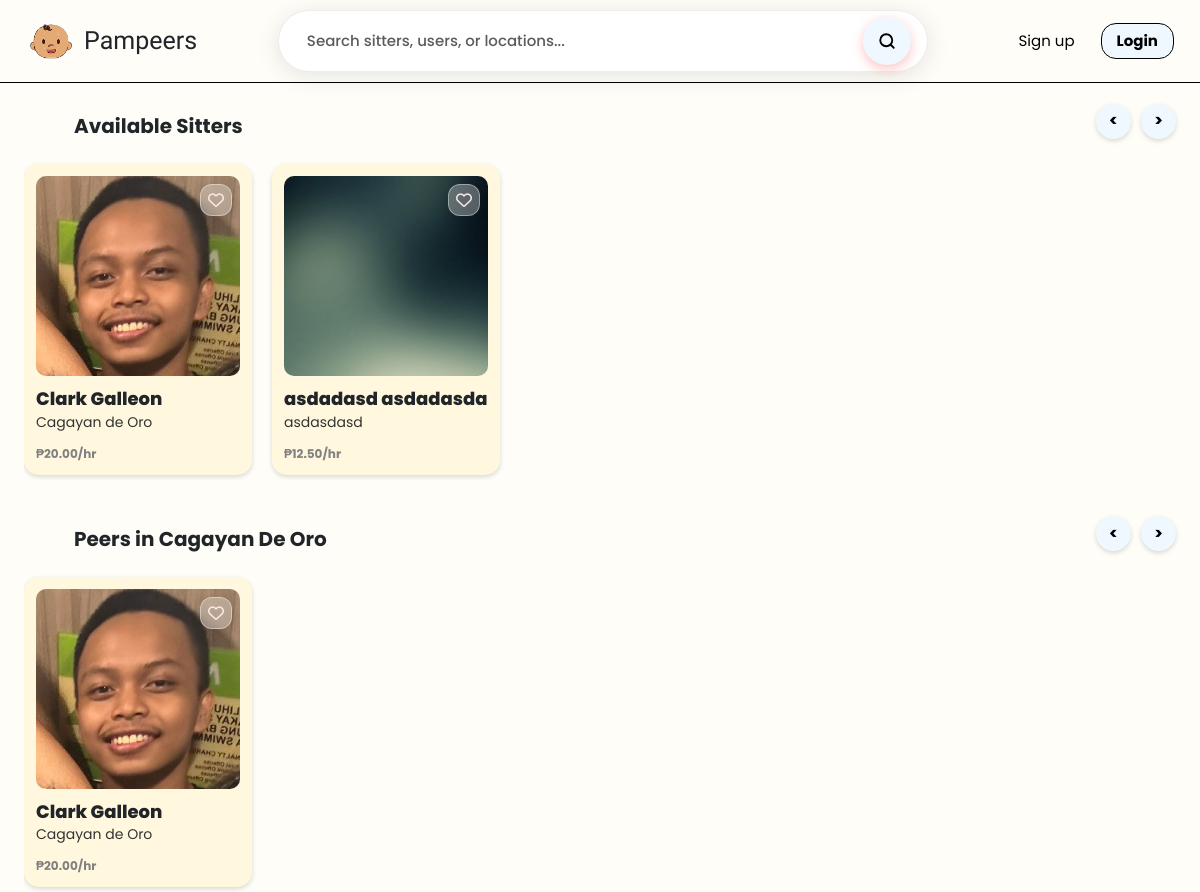
The app's page /public/guestDashboard.php with its own data.
### tables this page shows
CREATE TABLE `sitters` (
  `sitterID` int(11) NOT NULL,
  `uuid` char(36) NOT NULL,
  `userID` int(11) NOT NULL,
  `hourlyRate` decimal(10,2) NOT NULL DEFAULT 0.00,
  `experience` int(11) NOT NULL DEFAULT 0,
  `isAvailable` tinyint(1) NOT NULL DEFAULT 1,
  `ratingAverage` decimal(3,2) DEFAULT NULL,
  `verificationStatus` enum('pending','verified','rejected') NOT NULL DEFAULT 'pending',
  `createdAt` timestamp NOT NULL DEFAULT current_timestamp()
);

CREATE TABLE `users` (
  `id` int(11) NOT NULL,
  `uuid` char(36) NOT NULL,
  `firstName` varchar(100) NOT NULL,
  `middleName` varchar(100) DEFAULT NULL,
  `lastName` varchar(100) NOT NULL,
  `bio` text DEFAULT NULL,
  `suffix` varchar(10) DEFAULT NULL,
  `birthDate` date NOT NULL,
  `sex` enum('male','female','other') NOT NULL,
  `role` enum('guardian','sitter','admin') NOT NULL DEFAULT 'guardian',
  `contactNumber` varchar(20) NOT NULL,
  `emailAddress` varchar(150) NOT NULL,
  `username` varchar(100) NOT NULL,
  `password` varchar(255) NOT NULL,
  `streetAddress` varchar(255) NOT NULL,
  `barangay` varchar(255) NOT NULL,
  `cityMunicipality` varchar(255) NOT NULL,
  `province` varchar(255) NOT NULL,
  `country` varchar(255) NOT NULL,
  `zipCode` char(10) NOT NULL,
  `dateCreated` timestamp NOT NULL DEFAULT current_timestamp(),
  `profilePic` varchar(255) NOT NULL DEFAULT 'default.jpg',
  `isActive` tinyint(1) NOT NULL DEFAULT 1,
  `deactivatedAt` datetime DEFAULT NULL,
  `deletedAt` datetime DEFAULT NULL,
  `createdAt` datetime DEFAULT current_timestamp()
);

### public/guestDashboard.php (the view, shortened to what this page needs)
<?php
require_once __DIR__ . '/../app/config/config.php';
$sitters = [];
$sittersNear = [];
$userCity = "Cagayan De Oro";
try {
    $query = "SELECT s.sitterID, s.hourlyRate as rate, u.firstName, u.lastName, u.profilePic as img, u.cityMunicipality as city
              FROM sitters s
              JOIN users u ON s.userID = u.id
              WHERE s.verificationStatus = 'verified' AND u.isActive = 1 AND s.isAvailable = 1
              LIMIT 12";
    $res = $conn->query($query);
    while ($row = $res->fetch_assoc()) {
        $row['name'] = trim($row['firstName'] . ' ' . $row['lastName']);
        $sitters[] = $row;
    }
    $nearStmt = $conn->prepare("SELECT s.sitterID, s.hourlyRate as rate, u.firstName, u.lastName, u.profilePic as img, u.cityMunicipality as city
                                FROM sitters s
                                JOIN users u ON s.userID = u.id
                                WHERE s.verificationStatus = 'verified' AND u.isActive = 1 AND u.cityMunicipality = ?
                                LIMIT 8");
    $nearStmt->bind_param("s", $userCity);
    $nearStmt->execute();
    $resNear = $nearStmt->get_result();
    while ($row = $resNear->fetch_assoc()) {
        $row['name'] = trim($row['firstName'] . ' ' . $row['lastName']);
        $sittersNear[] = $row;
    }
} catch (Exception $e) {
}
?>
<!DOCTYPE html>
<html lang="en">
<head>
    <link rel="stylesheet" href="https://cdnjs.cloudflare.com/ajax/libs/font-awesome/6.5.1/css/all.min.css">
    <link href="https://cdn.jsdelivr.net/npm/bootstrap@5.3.3/dist/css/bootstrap.min.css" rel="stylesheet">
    <link rel="stylesheet" href="css/dashboard.css">
</head>
<body>
<header class="sticky-top custom-header">
    <div class="nav-container d-flex align-items-center justify-content-between px-3">
        <div class="d-flex align-items-center gap-2">
            <img src="/Pampeers/app/uploads/pampeerlogo.png" alt="logo" class="logo-img">
            <p class="brand m-0">Pampeers</p>
        </div>
        <div class="search-bar d-flex align-items-center justify-content-between px-3">
            <input
                type="text"
                id="search-input"
                class="form-control border-0 shadow-none bg-transparent"
                placeholder="Search sitters, users, or locations..."
                autocomplete="off"
            >
            <button class="search-btn" id="search-button">
                <svg xmlns="http://www.w3.org/2000/svg"
                    width="18"
                    height="18"
                    viewBox="0 0 24 24"
                    fill="none"
                    stroke="black"
                    stroke-width="2.5"
                    stroke-linecap="round"
                    stroke-linejoin="round">
                    <circle cx="11" cy="11" r="8"/>
                    <line x1="21" y1="21" x2="16.65" y2="16.65"/>
                </svg>
            </button>
        </div>
        <div class="right-side-p d-flex align-items-center gap-3">
            <a href="/Pampeers/public/register.php" class="signup-btn">Sign up</a>
            <button type="button" class="login-btn" data-bs-toggle="modal" data-bs-target="#staticBackdrop">Login</button>
        </div>
    </div>
</header>
<main class="container-fluid mt-2 px-4">
    <div class="d-flex justify-content-between align-items-center mb-2">
        <div class="section-title">Available Sitters</div>
        <div class="arrow-controls">
            <button class="arrow-btn" onclick="scrollCarousel('avail-carousel', -1)"> < </button>
            <button class="arrow-btn" onclick="scrollCarousel('avail-carousel', 1)"> > </button>
        </div>
    </div>
    <div class="carousel-wrapper" id="avail-carousel">
        <?php if (!empty($sitters)): ?>
            <?php foreach ($sitters as $peer): ?>
            <div class="carousel-card">
                <div class="small-card" style="cursor: pointer;" data-bs-toggle="modal" data-bs-target="#staticBackdrop">
                    <div class="card-img-container">
                        <button class="like-btn" onclick="event.stopPropagation();" data-bs-toggle="modal" data-bs-target="#staticBackdrop">
                            <i class="fa-regular fa-heart"></i>
                        </button>
                        <img src="../app/uploads/profiles/<?= !empty($peer['img']) ? htmlspecialchars($peer['img']) : 'default.jpg'; ?>" alt="Sitter">
                    </div>
                    <h6><?= htmlspecialchars($peer['name']) ?></h6>
                    <p class="city"><?= htmlspecialchars($peer['city']) ?></p>
                    <div class="d-flex justify-content-between align-items-center mt-2">
                        <p class="m-0 fw-bold">₱<?= htmlspecialchars($peer['rate']) ?>/hr</p>
                    </div>
                </div>
            </div>
            <?php endforeach; ?>
        <?php else: ?>
            <p class="text-center text-muted w-100">No available sitters found.</p>
        <?php endif; ?>
    </div>
    <div class="d-flex justify-content-between align-items-center mt-4 mb-2" id="nearby-header">
        <div class="section-title">Peers in <?= htmlspecialchars($userCity) ?></div>
        <div class="arrow-controls">
            <button class="arrow-btn" onclick="scrollCarousel('near-carousel', -1)"> < </button>
            <button class="arrow-btn" onclick="scrollCarousel('near-carousel', 1)"> > </button>
        </div>
    </div>
    <div class="carousel-wrapper" id="near-carousel">
        <?php if (!empty($sittersNear)): ?>
            <?php foreach ($sittersNear as $peer): ?>
                <div class="carousel-card">
                    <div class="small-card" style="cursor: pointer;" data-bs-toggle="modal" data-bs-target="#staticBackdrop">
                        <div class="card-img-container">
                            <button class="like-btn" onclick="event.stopPropagation();" data-bs-toggle="modal" data-bs-target="#staticBackdrop">
                                <i class="fa-regular fa-heart"></i>
                            </button>
                            <img src="../app/uploads/profiles/<?= !empty($peer['img']) ? htmlspecialchars($peer['img']) : 'default.jpg'; ?>" alt="Sitter">
                        </div>
                        <h6><?= htmlspecialchars($peer['name']) ?></h6>
                        <p class="city"><?= htmlspecialchars($peer['city']) ?></p>
                        <div class="d-flex justify-content-between align-items-center mt-2">
                            <p class="m-0 fw-bold">₱<?= htmlspecialchars($peer['rate']) ?>/hr</p>
                        </div>
                    </div>
                </div>
            <?php endforeach; ?>
        <?php else: ?>
            <p class="text-center text-muted w-100" id="near-empty">No sitters found in this city.</p>
        <?php endif; ?>
    </div>
</main>
</body>
</html>

### public/css/dashboard.css (style rules this page uses)
body { background: #FFFDF7; font-family: 'Poppins', sans-serif; margin: 0; }
.custom-header { background: #FFFDF7; border-bottom: 1px solid #000; padding: 10px; }
.logo-img { width: 50px; height: 50px; }
.brand { font-size: 25px; font-family: 'Ribeye', cursive; margin: 0; }
.search-bar { background: #ffffff; border-radius: 50px; box-shadow: 0 4px 24px rgba(0,0,0,0.10); padding: 6px 8px 6px 20px; max-width: 650px; width: 100%; border: 1.5px solid #f0ece8; transition: 0.25s ease; display: flex; align-items: center; gap: 10px; }
.search-bar input { flex: 1; border: none !important; outline: none !important; background: transparent !important; font-size: 15px; font-weight: 500; width: 100%; }
.search-btn { background: #F0F8FF; border: none; border-radius: 50%; width: 45px; height: 45px; min-width: 45px; display: flex; align-items: center; justify-content: center; cursor: pointer; transition: 0.2s ease; }
.search-bar .search-btn { background: #F0F8FF; border: none; border-radius: 50%; width: 48px; height: 48px; min-width: 48px; display: flex; align-items: center; justify-content: center; cursor: pointer; box-shadow: 0 4px 12px rgba(255,107,107,0.4); transition: transform 0.15s, box-shadow 0.15s; }
.signup-btn { font-size: 15px; font-weight: light; text-decoration: none; color: black; background-color: transparent; text-decoration: none; padding: 6px 10px; border: 0px; border-radius: 20px; transition: 0.2s ease; }
.login-btn { font-size: 15px; font-weight: bold; color: black; background-color: #F0F8FF; text-decoration: none; padding: 6px 15px; border: 1px solid black; border-radius: 15px; transition: 0.2s ease; }
.section-title { font-size: 20px; font-weight: bold; margin: 20px 0 10px 50px; }
.carousel-wrapper { display: flex; gap: 20px; overflow-x: auto; padding: 5px 0; scroll-behavior: smooth; scroll-snap-type: x mandatory; scrollbar-width: none; -ms-overflow-style: none; }
.carousel-card { flex: 0 0 auto; width: 228px; scroll-snap-align: start; }
.small-card { position: relative; background: #FFF8DE; border-radius: 15px; padding: 12px; box-shadow: 0 2px 5px rgba(0,0,0,0.15); display: flex; flex-direction: column; transition: transform 0.2s ease; }
.card-img-container { position: relative; width: 100%; height: 200px; overflow: hidden; border-radius: 10px; }
.card-img-container img { width: 100%; height: 100%; object-fit: cover; }
.like-btn { position: absolute; top: 8px; right: 8px; z-index: 10; background: rgba(255, 255, 255, 0.3); backdrop-filter: blur(8px); -webkit-backdrop-filter: blur(8px); border: 1px solid rgba(255, 255, 255, 0.4); border-radius: 12px; width: 32px; height: 32px; display: flex; align-items: center; justify-content: center; box-shadow: 0 4px 10px rgba(0,0,0,0.1); cursor: pointer; transition: all 0.3s ease; }
.like-btn i { color: #ffe6e6; font-size: 16px; }
.small-card h6 { margin: 12px 0 2px; font-size: 18px; font-weight: 800; }
.small-card .city { font-size: 14px; color: #333; margin-bottom: 4px; }
.small-card p { font-size: 12px; color: grey; margin: 0; }
.arrow-controls { display: flex; gap: 10px; }
.arrow-btn { background: #F0F8FF; border: none; box-shadow: 0 2px 5px rgba(0,0,0,0.15); border-radius: 50%; width: 35px; height: 35px; display: flex; align-items: center; justify-content: center; font-weight: bold; cursor: pointer; transition: 0.2s ease; }

### records on screen
sitters: userID.profilePic (placeholder picture), name "Clark Galleon", userID.cityMunicipality "Cagayan de Oro", hourlyRate "20.00"
sitters: userID.profilePic (picture), name "asdadasd asdadasda", userID.cityMunicipality "asdasdasd", hourlyRate "12.50"

### other values on screen
$userCity "Cagayan De Oro"
